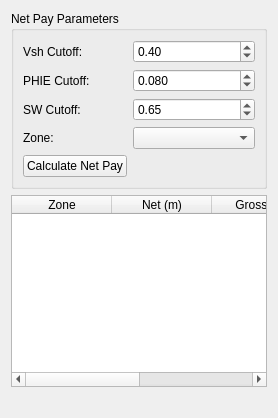
<widget class="QWidget" name="netPayTab">
<layout class="QVBoxLayout" name="netPayVLayout">
<item><widget class="QGroupBox" name="netPayGroup">
<property name="title"><string>Net Pay Parameters</string></property>
<layout class="QFormLayout" name="npFormLayout">
<item row="0" column="0"><widget class="QLabel" name="npVshCutLbl">
<property name="text"><string>Vsh Cutoff:</string></property>
</widget></item>
<item row="0" column="1"><widget class="QDoubleSpinBox" name="npVshCutSpin">
<property name="minimum"><double>0.0</double></property>
<property name="maximum"><double>1.0</double></property>
<property name="value"><double>0.4</double></property>
<property name="decimals"><number>2</number></property>
<property name="toolTip"><string>Vsh cutoff for net pay</string></property>
</widget></item>
<item row="1" column="0"><widget class="QLabel" name="npPhieCutLbl">
<property name="text"><string>PHIE Cutoff:</string></property>
</widget></item>
<item row="1" column="1"><widget class="QDoubleSpinBox" name="npPhieCutSpin">
<property name="minimum"><double>0.0</double></property>
<property name="maximum"><double>0.5</double></property>
<property name="value"><double>0.08</double></property>
<property name="decimals"><number>3</number></property>
<property name="toolTip"><string>PHIE cutoff for net pay</string></property>
</widget></item>
<item row="2" column="0"><widget class="QLabel" name="npSwCutLbl">
<property name="text"><string>SW Cutoff:</string></property>
</widget></item>
<item row="2" column="1"><widget class="QDoubleSpinBox" name="npSwCutSpin">
<property name="minimum"><double>0.0</double></property>
<property name="maximum"><double>1.0</double></property>
<property name="value"><double>0.65</double></property>
<property name="decimals"><number>2</number></property>
<property name="toolTip"><string>SW cutoff for net pay</string></property>
</widget></item>
<item row="3" column="0"><widget class="QLabel" name="npZoneLbl">
<property name="text"><string>Zone:</string></property>
</widget></item>
<item row="3" column="1"><widget class="QComboBox" name="npZoneCombo">
<property name="toolTip"><string>Select zone for net pay calculation</string></property>
</widget></item>
<item row="4" column="0"><widget class="QPushButton" name="npCalcBtn">
<property name="text"><string>Calculate Net Pay</string></property>
<property name="toolTip"><string>Calculate net pay</string></property>
</widget></item>
</layout>
</widget></item>
<item><widget class="QTableWidget" name="netPayResultsTable">
<property name="rowCount"><number>0</number></property>
<property name="columnCount"><number>4</number></property>
<property name="toolTip"><string>Net pay calculation results</string></property>
<column><property name="text"><string>Zone</string></property></column>
<column><property name="text"><string>Net (m)</string></property></column>
<column><property name="text"><string>Gross (m)</string></property></column>
<column><property name="text"><string>NTG</string></property></column>
</widget></item>
<item><spacer><property name="orientation"><enum>Qt::Vertical</enum></property><property name="sizeHint" stdset="0"><size><width>20</width><height>20</height></size></property></spacer></item>
</layout>
<attribute name="title"><string>Net Pay</string></attribute></widget>
